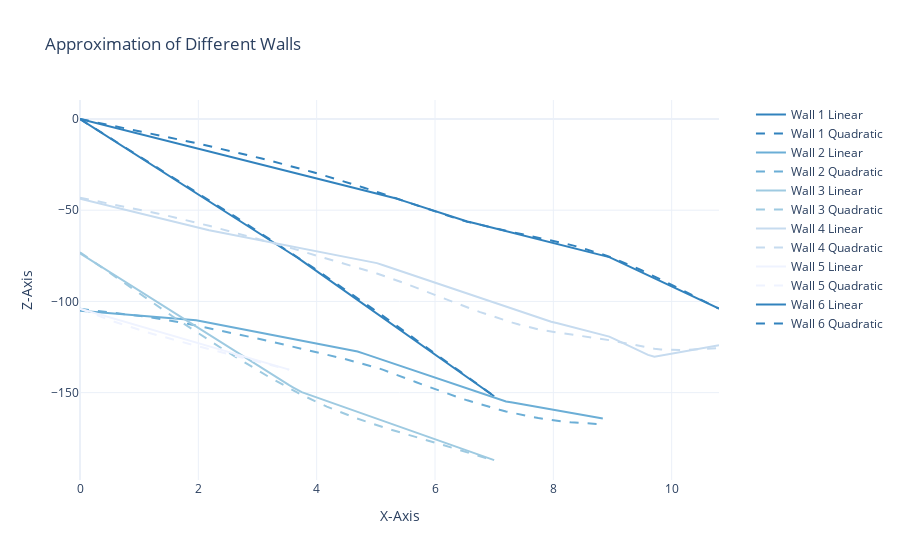

Notebook source saved alongside this figure:
### Markdown cell above
### <strong> 0.4 | Estimating the displacement surface</strong>

### Code cell
plots.wall_displacement(ijsselsteinseweg)
